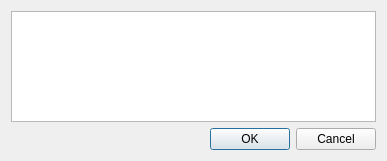
<?xml version="1.0" encoding="UTF-8"?>
<ui version="4.0">
 <class>Dialog</class>
 <widget class="QDialog" name="Dialog">
  <property name="geometry">
   <rect>
    <x>0</x>
    <y>0</y>
    <width>387</width>
    <height>161</height>
   </rect>
  </property>
  <property name="windowTitle">
   <string>Dialog</string>
  </property>
  <layout class="QVBoxLayout" name="verticalLayout">
   <item>
    <widget class="QTextBrowser" name="textBrowser"/>
   </item>
   <item>
    <widget class="QDialogButtonBox" name="buttonBox">
     <property name="orientation">
      <enum>Qt::Horizontal</enum>
     </property>
     <property name="standardButtons">
      <set>QDialogButtonBox::Cancel|QDialogButtonBox::Ok</set>
     </property>
    </widget>
   </item>
  </layout>
 </widget>
 <resources/>
 <connections>
  <connection>
   <sender>buttonBox</sender>
   <signal>accepted()</signal>
   <receiver>Dialog</receiver>
   <slot>accept()</slot>
   <hints>
    <hint type="sourcelabel">
     <x>248</x>
     <y>254</y>
    </hint>
    <hint type="destinationlabel">
     <x>157</x>
     <y>274</y>
    </hint>
   </hints>
  </connection>
  <connection>
   <sender>buttonBox</sender>
   <signal>rejected()</signal>
   <receiver>Dialog</receiver>
   <slot>reject()</slot>
   <hints>
    <hint type="sourcelabel">
     <x>316</x>
     <y>260</y>
    </hint>
    <hint type="destinationlabel">
     <x>286</x>
     <y>274</y>
    </hint>
   </hints>
  </connection>
 </connections>
</ui>
